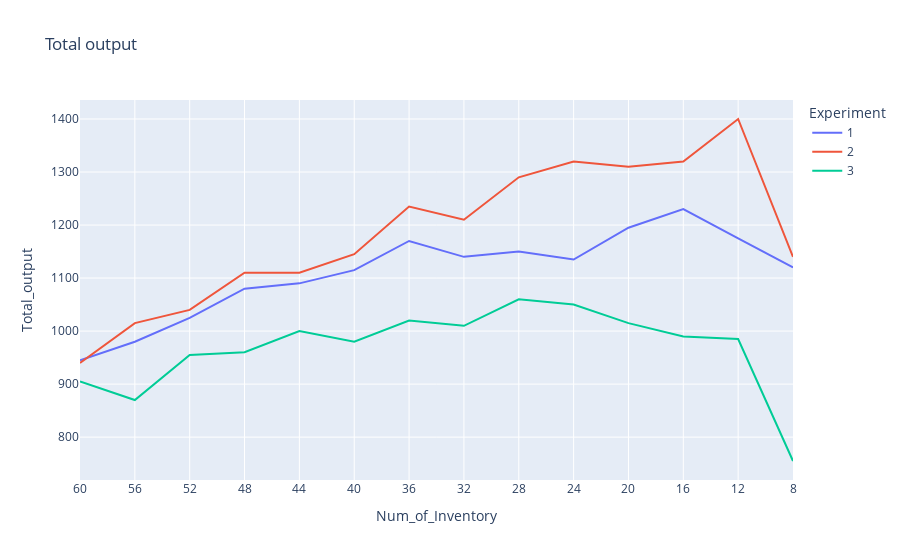

The cell this chart's notebook holds for it:
### Markdown cell above
### 실험 3 : 모든 에이전트의 총 생산량

### Code cell
df_temp = df_all[df_all['Experiment'].isin([1,2,3])]

fig = px.line(df_temp, x = "Num_of_Inventory", y = "Total_output", title = "Total output", color = "Experiment")
fig.show()

### Figure 1 — Plotly figure (JSON) as saved in the notebook; plotly's stock layout.template omitted (floating-point values rounded to 4 significant figures)
{"data": [{"hovertemplate": "Experiment=1<br>Num_of_Inventory=%{x}<br>Total_output=%{y}<extra></extra>", "legendgroup": "1", "line": {"color": "#636efa", "dash": "solid"}, "marker": {"symbol": "circle"}, "mode": "lines", "name": "1", "orientation": "v", "showlegend": true, "type": "scatter", "x": ["60", "56", "52", "48", "44", "40", "36", "32", "28", "24", "20", "16", "12", "8"], "xaxis": "x", "y": [945, 980, 1025, 1080, 1090, 1115, 1170, 1140, 1150, 1135, 1195, 1230, 1175, 1120], "yaxis": "y"}, {"hovertemplate": "Experiment=2<br>Num_of_Inventory=%{x}<br>Total_output=%{y}<extra></extra>", "legendgroup": "2", "line": {"color": "#EF553B", "dash": "solid"}, "marker": {"symbol": "circle"}, "mode": "lines", "name": "2", "orientation": "v", "showlegend": true, "type": "scatter", "x": ["60", "56", "52", "48", "44", "40", "36", "32", "28", "24", "20", "16", "12", "8"], "xaxis": "x", "y": [940, 1015, 1040, 1110, 1110, 1145, 1235, 1210, 1290, 1320, 1310, 1320, 1400, 1140], "yaxis": "y"}, {"hovertemplate": "Experiment=3<br>Num_of_Inventory=%{x}<br>Total_output=%{y}<extra></extra>", "legendgroup": "3", "line": {"color": "#00cc96", "dash": "solid"}, "marker": {"symbol": "circle"}, "mode": "lines", "name": "3", "orientation": "v", "showlegend": true, "type": "scatter", "x": ["60", "56", "52", "48", "44", "40", "36", "32", "28", "24", "20", "16", "12", "8"], "xaxis": "x", "y": [905, 870, 955, 960, 1000, 980, 1020, 1010, 1060, 1050, 1015, 990, 985, 755], "yaxis": "y"}], "layout": {"legend": {"title": {"text": "Experiment"}, "tracegroupgap": 0}, "title": {"text": "Total output"}, "xaxis": {"anchor": "y", "domain": [0, 1], "title": {"text": "Num_of_Inventory"}}, "yaxis": {"anchor": "x", "domain": [0, 1], "title": {"text": "Total_output"}}}}
